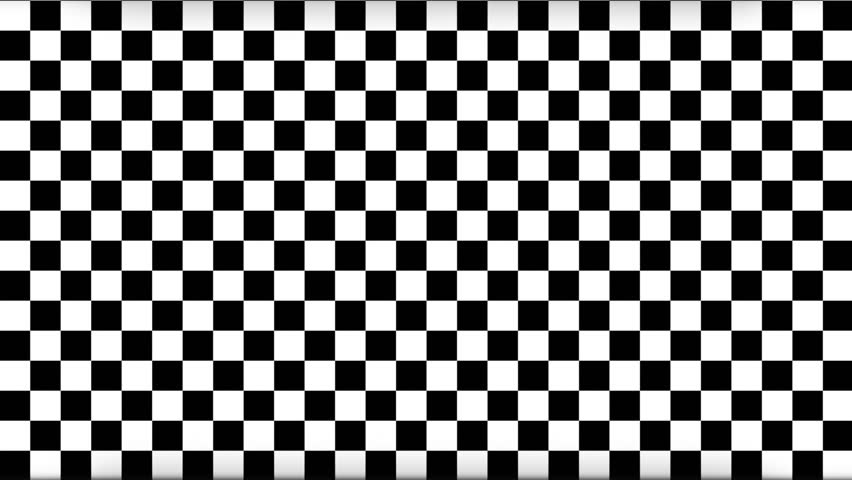
%> input picture MATLAB/TESTING/6.jpg, 852 x 480 px
$ octave six_steps_rip1.m   (GNU Octave 9; MATLAB toolbox functions it lacks are replaced by stand-ins)
%> lines starting %> are read from the running program, lines starting %| are printed output that depends on the picture; in (x1, y1, x2, y2) boxes, pixels count from 0 and x2, y2 are one past the last pixel; in counts of white or black regions, pixels touching at a corner belong together; the program's own positions count from 1
### MATLAB/TESTING/single_scale_retinex.m
function Y = single_scale_retinex(X,hsiz)
Y=0;
if nargin == 1
    hsiz = 15;
elseif nargin > 2
    disp('Wrong number of input parameters!')
    return;
end
[a,b]=size(X);
cent = ceil(a/2);
X1=normalize8(X)+0.01;
filt = zeros(a,b);
summ=0;
for i=1:a
    for j=1:b
        radius = ((cent-i)^2+(cent-j)^2);
        filt(i,j) = exp(-(radius/(hsiz^2)));
        summ=summ+filt(i,j);
    end
end
filt=filt/summ;
Z = ceil(imfilter(X1,filt,'replicate','same'));
if(sum(sum(Z==0))~=0)
    for i=1:a
        for j=1:b
            if Z(i,j)==0;
                Z(i,j)=0.01;
            end
        end
    end
end
Y=log(X1)-log(Z);
[Y, dummy] =histtruncate(Y, 0.2, 0.2);
Y=normalize8(Y);

### MATLAB/TESTING/normalize8.m
function Y=normalize8(X,mode);

%% Parameter check
if nargin==1
    mode = 1;
end

%% Init. operations
X=double(X);
[a,b]=size(X);

%% Adjust the dynamic range to the 8-bit interval
max_v_x = max(max(X));
min_v_x = min(min(X));

if mode == 1
    Y=ceil(((X - min_v_x*ones(a,b))./(max_v_x*(ones(a,b))-min_v_x*(ones(a,b))))*255);
elseif mode == 0
    Y=(((X - min_v_x*ones(a,b))./(max_v_x*(ones(a,b))-min_v_x*(ones(a,b)))));
else
    disp('Wrong value of parameter "mode". Please provide either 0 or 1.')
end

### MATLAB/TESTING/histtruncate.m
function [newim, sortv] = histtruncate(im, lHistCut, uHistCut, varargin)

    if lHistCut < 0 | lHistCut > 100 | uHistCut < 0 | uHistCut > 100
	error('Histogram truncation values must be between 0 and 100');
    end

    if ndims(im) == 3
	hsv = rgb2hsv(im);

	if nargin == 3
	    [hsv(:,:,3), sortv] = Ihisttruncate(hsv(:,:,3), lHistCut, uHistCut);
	else
	    [hsv(:,:,3), sortv] = Ihisttruncate(hsv(:,:,3), lHistCut, uHistCut, varargin{1});
	end
	newim = hsv2rgb(hsv);
    else
	if nargin == 3
	    [newim, sortv] = Ihisttruncate(im, lHistCut, uHistCut);
	else
	    [newim, sortv] = Ihisttruncate(im, lHistCut, uHistCut, varargin{1});
	end
    end


%-----------------------------------------------------------------------

function [newim, sortv] = Ihisttruncate(im, lHistCut, uHistCut, varargin)

    if ndims(im) > 2
	error('HISTTRUNCATE only defined for grey value images');
    end

    im = normalize8(im,0);  % Normalise to 0-1 and cast to double if needed

    [r c] = size(im);
    m = r*c;

    if nargin == 3            % Generate a sorted array of pixel values.
	sortv = sort(im(:));
	sortv = [sortv(1); sortv; sortv(m)];
    else
	sortv = varargin{1};
    end

    x = 100*(0.5:m - 0.5)./m; % Indices of pixel value order as a percentage
    x = [0 x 100];            % from 0 - 100.

    % Interpolate to find grey values at desired percentage levels.
    gv = interp1(x,sortv,[lHistCut, 100 - uHistCut]);

    newim = imadjust(im,gv,[0 1]);


### MATLAB/TESTING/ripplet1.m
function y = ripplet1(x,levels,fltname1, fltname2)

% level check
s = max(log2(size(x))) ;
if s < length(levels)
    disp(['can not support ',num2str(s),'levels']);
end

[h,g] = getfilters(fltname1);
f = getfilters(fltname2);

y = RipTran_LPD(x,levels,h,g,f);

### MATLAB/TESTING/RipTran_LPD.m
function y = RipTran_LPD(x,levels,h,g,f)

if levels(end) == 0
    y{1} = {x};
    return;
end

[xlo xhi] = LPT(h,g,x);


yhi = dfb_analysis(xhi,f,levels(end));
ylo = RipTran_LPD(xlo,levels(1:end-1),h,g,f);

y={ylo{:},yhi};

### MATLAB/TESTING/getfilters.m
function [h,g] = getfilters(fltname)


switch fltname
    case {'9-7', '9/7'}
        h = [.037828455506995 -.023849465019380 -.11062440441842 ...
            .37740285561265];
        h = [h, .85269867900940, fliplr(h)];

        g = [-.064538882628938 -.040689417609558 .41809227322221];
        g = [g, .78848561640566, fliplr(g)];

    case {'5-3', '5/3'}
        h = [-1, 2, 6, 2, -1] / (4 * sqrt(2));
        g = [1, 2, 1] / (2 * sqrt(2));

    case {'pkva12', 'pkva'}
        v = [0.6300   -0.1930    0.0972   -0.0526    0.0272   -0.0144];
        h = [v(end:-1:1), v];
    case {'pkva8'}
        v = [0.6302   -0.1924    0.0930   -0.0403];
        h = [v(end:-1:1), v];
    case {'pkva6'}
        v = [0.6261   -0.1794    0.0688];
        h = [v(end:-1:1), v];
end

### MATLAB/TESTING/six_steps_rip1.m
%step 1(Image acquisition)
[filename pathname]=uigetfile('*.jpg','Select An Image');
%> the answer given: 6.jpg
Input=imread([pathname filename]);
%> Input is the input picture: size 480x852x3 uint8; min 0, max 255, mean 126.8
d=input('Enter the value of d');
%> the answer given: 3
c=input('Enter the value of c');
%> the answer given: 3
Input=imresize(Input,[256,256]);
%> Input: size 256x256x3 uint8
figure;
imshow(Input);
title('Input Image');

%step 2(preprocessing)

if length(size(Input))==3
            Input = rgb2gray(Input);
%> Input: size 256x256 uint8
end
median=medfilt2(Input);
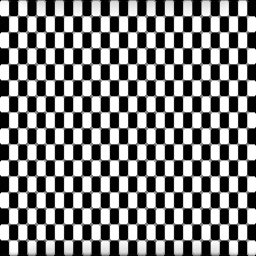
%> median: size 256x256 uint8; min 0, max 255, mean 126.5
figure;
imshow(median);
title('Median filtered image');

%step 3(Wavelet decomposition)

[approximation,horizontal,vertical,diagonal]=dwt2(median,'bior4.4');
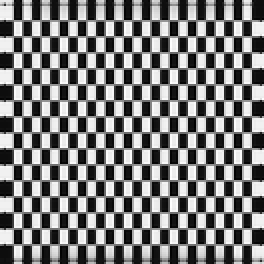
%> approximation: size 132x132 double (shown 2 times larger); min -28.55, max 539.9, mean 250.9; drawn with min black and max white
figure;
subplot(2,2,1);
imshow(approximation,[]);
title('Approximation');
subplot(2,2,2);
imshow(horizontal,[]);
title('Horizontal detail');
subplot(2,2,3);
imshow(vertical,[]);
title('Vertical detail');
subplot(2,2,4);
imshow(diagonal,[]);
title('Diagonal detail');

%step 4(Smooth Partitioning)

Ig=imresize(diagonal,[256 256]);
figure;
imshow(Ig,[]);
hold on

M = size(Ig,1);
%> M = 256
N = size(Ig,2);
%> N = 256
for k = 1:32:M
x=[1 N];
y=[k k];
    plot(x,y,'Color','w','LineStyle','-');
    plot(x,y,'Color','black','LineStyle',':');
end

for k = 1:32:N
    x = [k k];
    y = [1 M];
    plot(x,y,'Color','w','LineStyle','-');
    plot(x,y,'Color','black','LineStyle',':');
end
hold off
title('Smooth Partitioned image');
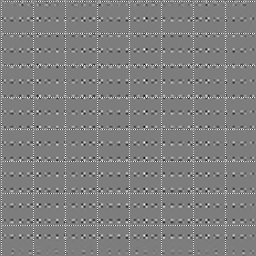
%> figure redrawn from the program's plot data; its title reads 'Smooth Partitioned image'

%step 5(Renormalisation)

Y=single_scale_retinex(diagonal);
%> in normalize8, `max_v_x = max(max(X));`: max_v_x = 76
%> in normalize8, `min_v_x = min(min(X));`: min_v_x = -71.62
%> after the loop in single_scale_retinex, `for i=1:a`:
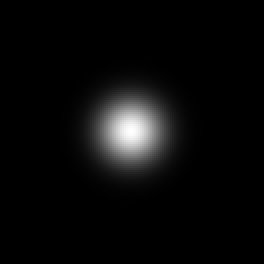
%> filt: size 132x132 double (shown 2 times larger); min 1.53e-17, max 1, mean 0.0406
%> in single_scale_retinex, `Y=log(X1)-log(Z);`:
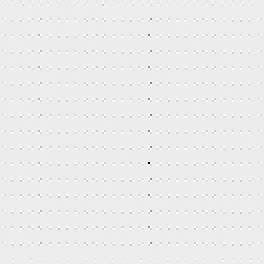
%> Y: size 132x132 double (shown 2 times larger); min -9.43, max 0.713, mean -0.0261; drawn with min black and max white
%> in Ihisttruncate, `gv = interp1(x,sortv,[lHistCut, 100 - uHistCut]);`: gv = [0.779 0.988]
%> in Ihisttruncate, `newim = imadjust(im,gv,[0 1]);`:
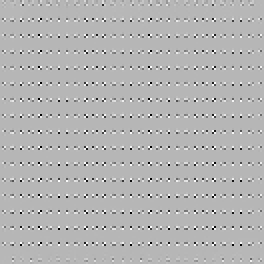
%> newim: size 132x132 double (shown 2 times larger); min 0, max 1, mean 0.71
Y = double(Y)/255;
figure;
imshow(normalize8(Y));
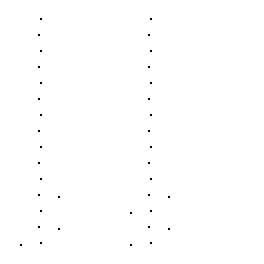
%> displayed picture: size 132x132, on the screen's scale of 0 to 255 (shown 2 times larger); 99.8% white; black in thin lines or dots, all inside (x1, y1, x2, y2) = (10, 9, 85, 123)
title('Renormalised image');

%step 6(Ripplet Transform of the Image)


diagonal=imresize(diagonal,[256,256]);
diagonal=double(diagonal);
if size(diagonal,3)>1
diagonal = rgb2gray(diagonal);
end
diagonal = double(diagonal)/255;
%> diagonal: size 256x256 double
nCoef = 80000;

%d=5;
%c=4;
lseed = 1:floor(log2(min(size(diagonal))))-4;
%> lseed = [1 2 3 4]
levels = floor(max(lseed*(1-1/d-log2(c)),0));
%> levels = [0 0 0 0]
y = ripplet1(diagonal,levels,'9/7','pkva');
%> in ripplet1, `y = RipTran_LPD(x,levels,h,g,f);`: y = 1 item
%> y = 1 item
Im1=y{1,1}{1,1};
k=Im1;
imshow(mat2gray(Im1));
title('Ripplet Transform of the Image')
